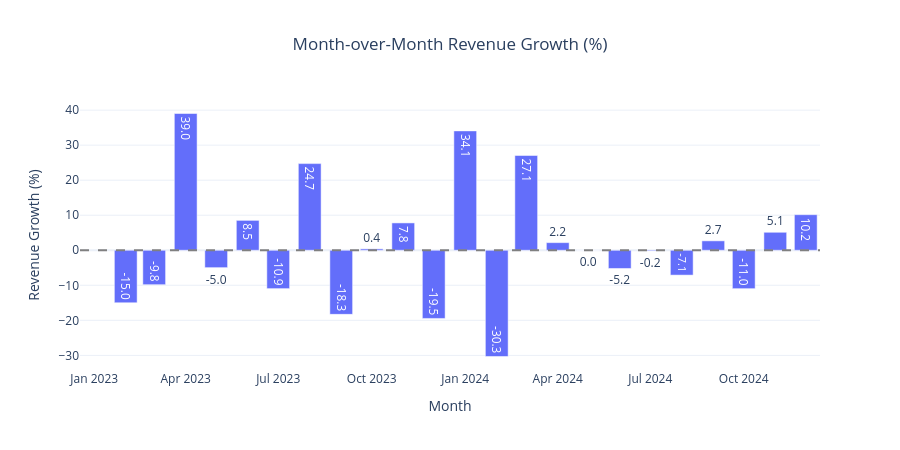

This figure's notebook cell:
### Code cell
# 4.6 Monthly Revenue Growth

fig = px.bar(
    monthly_sales,
    x="month",
    y="revenue_growth_pct",
    title="Month-over-Month Revenue Growth (%)",
    labels={
        "month": "Month",
        "revenue_growth_pct": "Revenue Growth (%)"
    },
    text_auto=".1f",
    template="plotly_white"
)

fig.add_hline(
    y=0,
    line_dash="dash",
    line_color="gray"
)

fig.update_layout(
    title_x=0.5,
    height=450
)

fig.show()

### Figure 1 — Plotly figure (JSON) as saved in the notebook; plotly's stock layout.template omitted (floating-point values rounded to 4 significant figures)
{"data": [{"hovertemplate": "Month=%{x}<br>Revenue Growth (%)=%{y}<extra></extra>", "legendgroup": "", "marker": {"color": "#636efa", "pattern": {"shape": ""}}, "name": "", "orientation": "v", "showlegend": false, "textposition": "auto", "texttemplate": "%{y:.1f}", "type": "bar", "x": ["2023-01", "2023-02", "2023-03", "2023-04", "2023-05", "2023-06", "2023-07", "2023-08", "2023-09", "2023-10", "2023-11", "2023-12", "2024-01", "2024-02", "2024-03", "2024-04", "2024-05", "2024-06", "2024-07", "2024-08", "2024-09", "2024-10", "2024-11", "2024-12"], "xaxis": "x", "y": [NaN, -14.99, -9.83, 39.04, -4.96, 8.54, -10.95, 24.74, -18.29, 0.4, 7.81, -19.46, 34.08, -30.32, 27.06, 2.18, -0.03, -5.2, -0.21, -7.09, 2.69, -10.96, 5.14, 10.16], "yaxis": "y"}], "layout": {"barmode": "relative", "height": 450, "legend": {"tracegroupgap": 0}, "shapes": [{"line": {"color": "gray", "dash": "dash"}, "type": "line", "x0": 0, "x1": 1, "xref": "x domain", "y0": 0, "y1": 0, "yref": "y"}], "title": {"text": "Month-over-Month Revenue Growth (%)", "x": 0.5}, "xaxis": {"anchor": "y", "domain": [0, 1], "title": {"text": "Month"}}, "yaxis": {"anchor": "x", "domain": [0, 1], "title": {"text": "Revenue Growth (%)"}}}}
